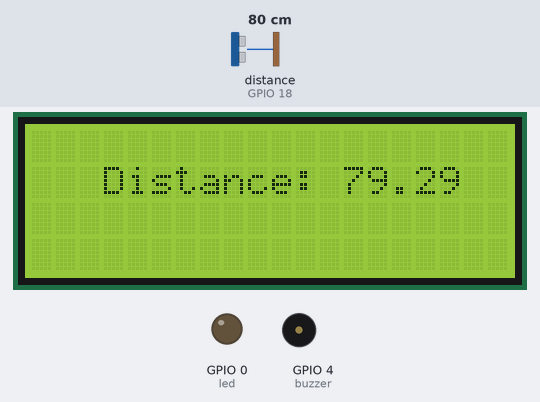
A sketch run on a simulated ESP32. Parts: 20×4 character LCD, output pins drawn as LEDs (lit = HIGH), buzzer (waves = sounding, pin HIGH). Wiring (inferred from the names in the program): ultrasonic range finder: trigger GPIO 5; echo GPIO 18. The test bench sets the inputs (shaded band); at power-on: distance to the obstacle (sensor on GPIO 18) 80 cm. The echo pulse lasts 58.3 µs per cm; pins used as bus, display or sensor lines are not drawn.

Above: at 1.2 s.
1.3 s: distance to the obstacle (sensor on GPIO 18) set to 53 cm
At 2.1 s:
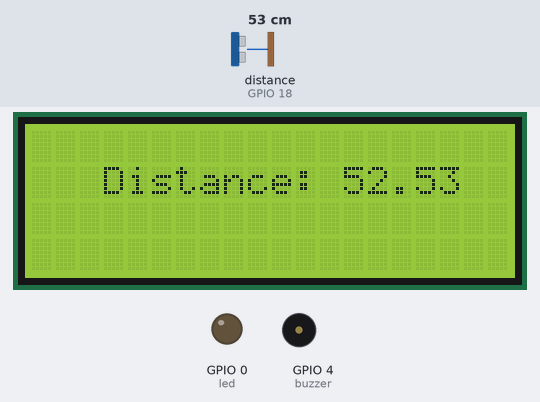
2.9 s: distance to the obstacle (sensor on GPIO 18) set to 47 cm
At 3.5 s:
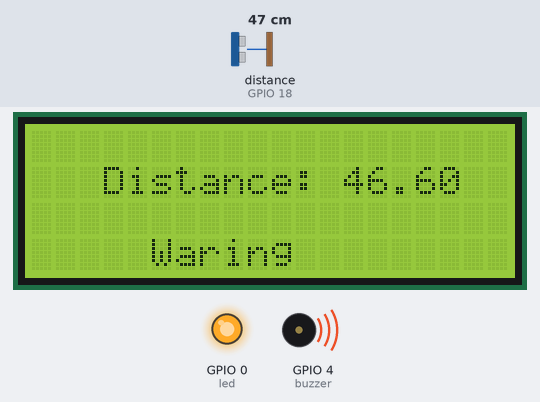
4.5 s: distance to the obstacle (sensor on GPIO 18) set to 60 cm
At 5.8 s:
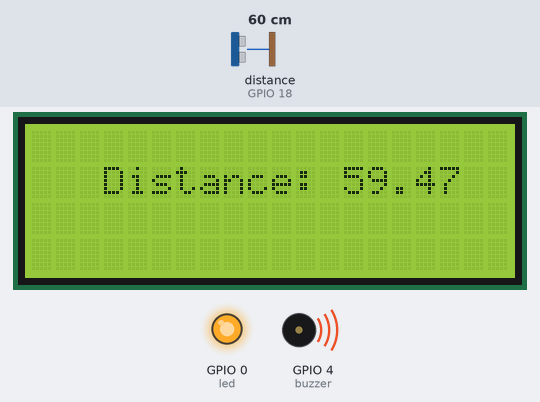
Timing chart, 0 to 7.5 s (numbered marks = the images above; inputs shaded):
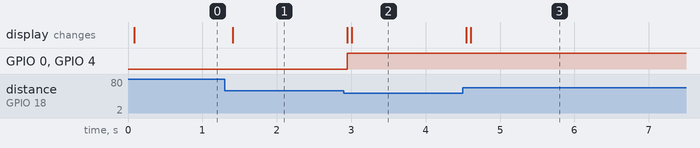

Measured:
- the behaviour switches between 51 and 50 cm on distance to the obstacle (sensor on GPIO 18) (found by bisection; images 1 and 2)
- after the input at 1.3 s, the display: changes after 0.11 s (image 1)
- after the input at 2.9 s, GPIO 0 (led), GPIO 4 (buzzer): LOW → HIGH after 0.05 s; the display: first changes after 0.05 s (image 2 shows a later state)
- after the input at 4.5 s, the display: first changes after 0.05 s (image 3 shows a later state)

The sketch:

main.ino
```cpp
#if CONFIG_FREERTOS_UNICORE
static const BaseType_t cpu = 0;
#else
static const BaseType_t cpu = 1;
#endif

#define buzzer 4
#define led 0
#define trig 5
#define echo 18
#define SOUND_SPEED 0.034

static volatile int delayTime = 500;

#include <LiquidCrystal_I2C.h>

LiquidCrystal_I2C lcd(0x27,20,4);

static TimerHandle_t timer;
static QueueHandle_t queue;

void timeFunction(TimerHandle_t xTimer){
  digitalWrite(led, LOW);
  digitalWrite(buzzer, LOW);
}

float distanceCal(){
  float duration;
  digitalWrite(trig, LOW);
  delayMicroseconds(2);
  digitalWrite(trig, HIGH);
  delayMicroseconds(2);
  digitalWrite(trig, LOW);

  duration = pulseIn(echo ,HIGH, 30000);

  return duration * SOUND_SPEED / 2;
}

void send(void* parameter){
  static float dis;
  while(1){
    dis = distanceCal();
    xQueueSend(queue, &dis, portMAX_DELAY);

    vTaskDelay(50 / portTICK_PERIOD_MS);
  }
}

void receive(void* parameter){
  static float dis;
  while(1){
    if(xQueueReceive(queue, &dis, portMAX_DELAY) == pdTRUE){
      lcd.setCursor(3, 1);
      lcd.printf("Distance: %.2f", dis);
    }
    vTaskDelay(50 / portTICK_PERIOD_MS);
  }
}

void warning(void* parameter){
  static float dis;
  while(1){
    if(xQueueReceive(queue, &dis, portMAX_DELAY) == pdTRUE){
      if(dis < 50){
        lcd.setCursor(5, 3);
        lcd.printf("Waring");
        digitalWrite(led, HIGH);
        digitalWrite(buzzer, HIGH);

        if (dis > 40) delayTime = 500;
        else if(dis > 30) delayTime = 400;
        else if(dis > 20) delayTime = 300;
        else if(dis > 10) delayTime = 200;
        else if (dis > 5) delayTime = 100;
        else if (dis > 2) delayTime = 70;
      }
      else{
        lcd.setCursor(5, 3);
        lcd.printf("      ");
      }

      if(xTimerIsTimerActive(timer) == pdFALSE){
        xTimerChangePeriod(timer, delayTime / portTICK_PERIOD_MS, portMAX_DELAY);
        xTimerStart(timer, portTICK_PERIOD_MS);
      }
    }
  }
}

void setup(){
  pinMode(buzzer, OUTPUT);
  pinMode(led, OUTPUT);
  pinMode(trig, OUTPUT);
  pinMode(echo, INPUT);

  Serial.begin(9600);

  lcd.init();
  lcd.backlight();

  timer = xTimerCreate("timer", delayTime / portTICK_PERIOD_MS, pdFALSE, (void*) 0, timeFunction);

  queue = xQueueCreate(5, sizeof(float));

  xTaskCreatePinnedToCore(send, "send Function", 2048, NULL, 5, NULL, cpu);
  xTaskCreatePinnedToCore(receive, "receive Function", 2048, NULL, 5, NULL, cpu);
  xTaskCreatePinnedToCore(warning, "warning Function", 2048, NULL, 5, NULL, cpu);

}

void loop(){}
```
